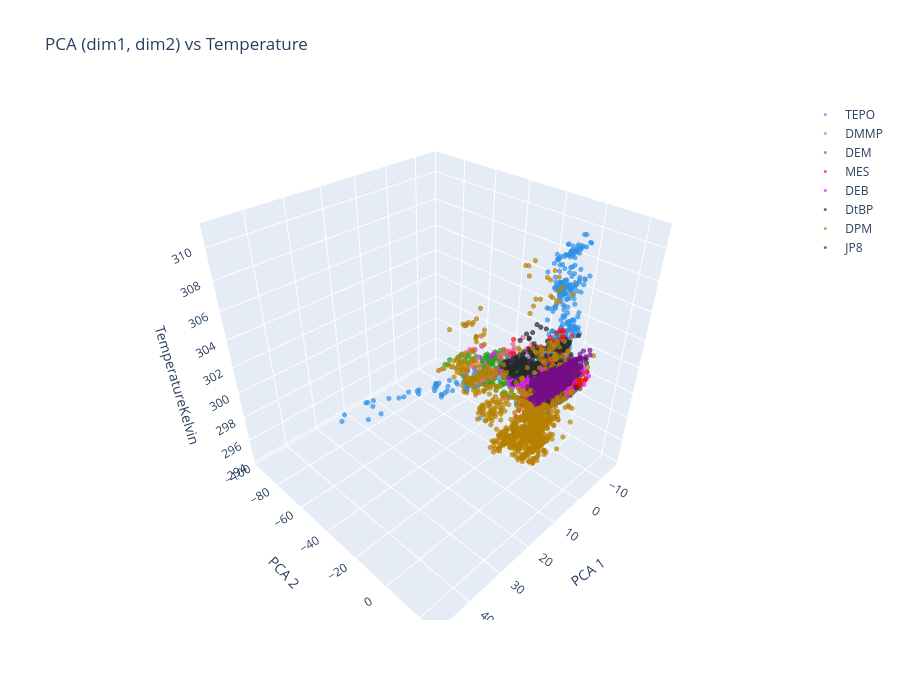

Here is the notebook cell this chart was saved with:
### Code cell
import os
import pandas as pd
import numpy as np
import matplotlib.pyplot as plt
from mpl_toolkits.mplot3d import Axes3D  # noqa: F401
from sklearn.decomposition import PCA
from sklearn.preprocessing import StandardScaler


def find_dataframe():
    candidates = [
        '/scratch/kjmetzler/train_data_with_conditions.feather',
        'Data/train_data.feather',
        '/home/kjmetzler/train_data_with_conditions.feather',
        '/home/kjmetzler/train_data_subset.feather',
        '/home/kjmetzler/train_data.feather',
        'train_data.feather',
    ]
    for p in candidates:
        if os.path.exists(p):
            try:
                df = pd.read_feather(p)
                print(f'Loaded dataframe from {p} with shape {df.shape}')
                return df
            except Exception as e:
                print(f'Found {p} but failed to read: {e}')
    raise FileNotFoundError('No train_data feather found in candidate paths')


def detect_temp_col(df):
    candidates = ['TemperatureKelvin', 'temp_K', 'Temperature_K', 'TempK', 'temperature']
    for c in candidates:
        if c in df.columns:
            return c
    # fallback: any column name containing 'temp' or 'Temperature'
    for c in df.columns:
        if 'temp' in c.lower() or 'temperature' in c.lower():
            return c
    return None


def detect_label_column(df):
    # 1) explicit 'Label' column
    if 'Label' in df.columns:
        return 'Label', 'categorical'

    # 2) one-hot encoded labels detection: columns that are only 0/1
    bool_cols = []
    for c in df.columns:
        vals = df[c].dropna().unique()
        if set(vals).issubset({0, 1}):
            bool_cols.append(c)
    if len(bool_cols) >= 2:
        # check if these columns form a one-hot encoding for most rows
        sums = df[bool_cols].sum(axis=1)
        frac_one = (sums == 1).mean()
        if frac_one > 0.5:
            return bool_cols, 'onehot'

    # 3) categorical-like column: low cardinality and object dtype
    for c in df.columns:
        if df[c].dtype == object or df[c].dtype.name == 'category':
            if df[c].nunique() < 200:
                return c, 'categorical'

    # 4) fallback: try to find columns with prefix 'class_'
    class_cols = [c for c in df.columns if c.startswith('class_') or c.startswith('Class')]
    if class_cols:
        return class_cols, 'onehot'

    return None, None


def prepare_labels(df, label_info):
    label_cols, ltype = label_info
    if ltype == 'categorical':
        labels = df[label_cols].astype(str)
        return labels.values
    elif ltype == 'onehot':
        # label_cols is a list of columns
        lab = df[label_cols].values
        idx = np.argmax(lab, axis=1)
        names = [str(c) for c in label_cols]
        return np.array([names[i] for i in idx])
    else:
        raise ValueError('Unknown label type')


def run(plot_n_per_class=1000, max_classes=8, out_path='results/pca_temp_scatter.png'):
    os.makedirs(os.path.dirname(out_path), exist_ok=True)
    df = find_dataframe()

    temp_col = detect_temp_col(df)
    if temp_col is None:
        raise RuntimeError('No temperature column found in dataframe')

    label_info = detect_label_column(df)
    if label_info[0] is None:
        raise RuntimeError('No label column(s) detected')

    # figure out feature columns
    if label_info[1] == 'onehot':
        label_cols = label_info[0]
    else:
        label_cols = [label_info[0]]

    feature_cols = [c for c in df.columns if c not in label_cols + [temp_col]]
    # keep only numeric features
    feature_cols = [c for c in feature_cols if pd.api.types.is_numeric_dtype(df[c])]
    print(f'Using {len(feature_cols)} feature columns for PCA')

    labels = None
    if label_info[1] == 'onehot':
        labels = prepare_labels(df, label_info)
    else:
        labels = df[label_cols[0]].astype(str).values

    # select top classes by count
    unique, counts = np.unique(labels, return_counts=True)
    order = np.argsort(-counts)
    selected_classes = unique[order][:max_classes]
    print('Selected classes:', selected_classes)

    samples = []
    sample_labels = []
    sample_temps = []
    for cls in selected_classes:
        idxs = np.where(labels == cls)[0]
        if len(idxs) == 0:
            continue
        take = min(plot_n_per_class, len(idxs))
        chosen = np.random.choice(idxs, size=take, replace=False)
        samples.append(df.iloc[chosen][feature_cols].values)
        sample_labels.extend([cls] * take)
        sample_temps.extend(df.iloc[chosen][temp_col].values)

    X = np.vstack(samples)
    sample_labels = np.array(sample_labels)
    sample_temps = np.array(sample_temps)

    # scale and PCA
    scaler = StandardScaler()
    Xs = scaler.fit_transform(X)
    pca = PCA(n_components=2)
    pcs = pca.fit_transform(Xs)

    import plotly.graph_objects as go
    import plotly.express as px

    # Create a color map for classes
    unique_classes = list(selected_classes)
    color_map = px.colors.qualitative.Dark24

    fig = go.Figure()

    for i, cls in enumerate(unique_classes):
        mask = sample_labels == cls
        fig.add_trace(go.Scatter3d(
            x=pcs[mask, 0],
            y=pcs[mask, 1],
            z=sample_temps[mask],
            mode='markers',
            marker=dict(
                size=3,
                color=color_map[i % len(color_map)],
                opacity=0.7
            ),
            name=str(cls)
        ))

    fig.update_layout(
        scene=dict(
            xaxis_title='PCA 1',
            yaxis_title='PCA 2',
            zaxis_title=temp_col,
            xaxis=dict(range=[float(np.min(pcs[:, 0])), 50]),
            yaxis=dict(range=[-100, float(np.max(pcs[:, 1]))]),
        ),
        title='PCA (dim1, dim2) vs Temperature',
        width=900,
        height=700
    )

    fig.show()

    print(f'Saved PCA vs Temperature scatter to {out_path}')


if __name__ == '__main__':
    run()

### Figure 1 — Plotly figure (JSON) as saved in the notebook; plotly's stock layout.template omitted (floating-point values rounded to 4 significant figures; data arrays with more than 128 entries replaced by an {"elided": "..."} marker saying what was removed)
{"data": [{"marker": {"color": "#2E91E5", "opacity": 0.7, "size": 3}, "mode": "markers", "name": "TEPO", "type": "scatter3d", "x": {"elided": "1000 float values"}, "y": {"elided": "1000 float values"}, "z": {"elided": "1000 float values"}}, {"marker": {"color": "#E15F99", "opacity": 0.7, "size": 3}, "mode": "markers", "name": "DMMP", "type": "scatter3d", "x": {"elided": "1000 float values"}, "y": {"elided": "1000 float values"}, "z": {"elided": "1000 float values"}}, {"marker": {"color": "#1CA71C", "opacity": 0.7, "size": 3}, "mode": "markers", "name": "DEM", "type": "scatter3d", "x": {"elided": "1000 float values"}, "y": {"elided": "1000 float values"}, "z": {"elided": "1000 float values"}}, {"marker": {"color": "#FB0D0D", "opacity": 0.7, "size": 3}, "mode": "markers", "name": "MES", "type": "scatter3d", "x": {"elided": "1000 float values"}, "y": {"elided": "1000 float values"}, "z": {"elided": "1000 float values"}}, {"marker": {"color": "#DA16FF", "opacity": 0.7, "size": 3}, "mode": "markers", "name": "DEB", "type": "scatter3d", "x": {"elided": "1000 float values"}, "y": {"elided": "1000 float values"}, "z": {"elided": "1000 float values"}}, {"marker": {"color": "#222A2A", "opacity": 0.7, "size": 3}, "mode": "markers", "name": "DtBP", "type": "scatter3d", "x": {"elided": "1000 float values"}, "y": {"elided": "1000 float values"}, "z": {"elided": "1000 float values"}}, {"marker": {"color": "#B68100", "opacity": 0.7, "size": 3}, "mode": "markers", "name": "DPM", "type": "scatter3d", "x": {"elided": "1000 float values"}, "y": {"elided": "1000 float values"}, "z": {"elided": "1000 float values"}}, {"marker": {"color": "#750D86", "opacity": 0.7, "size": 3}, "mode": "markers", "name": "JP8", "type": "scatter3d", "x": {"elided": "1000 float values"}, "y": {"elided": "1000 float values"}, "z": {"elided": "1000 float values"}}], "layout": {"height": 700, "scene": {"xaxis": {"range": [-17.32, 50], "title": {"text": "PCA 1"}}, "yaxis": {"range": [-100, 28.9], "title": {"text": "PCA 2"}}, "zaxis": {"title": {"text": "TemperatureKelvin"}}}, "title": {"text": "PCA (dim1, dim2) vs Temperature"}, "width": 900}}
